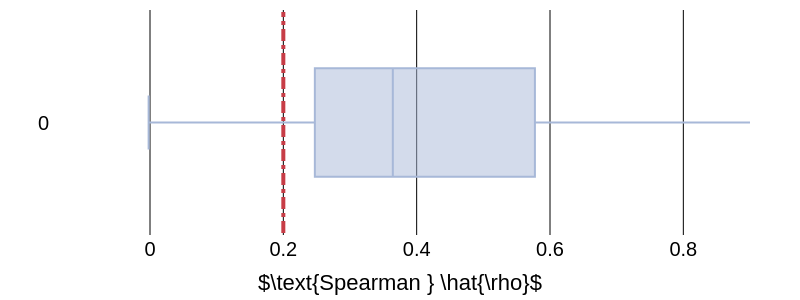

The code cell stored with this chart in its notebook:
### Code cell
# Data for histogram
values3 = list(correlation_list3.values())
custom_colorscale = ['#F4A300', '#c73d47']

# Create the histogram with density normalization
fig2 = px.box(
    values3,
    labels={'x': 'Correlation Coefficient', 'y': 'Density'},
    title=None,
    color_discrete_sequence=['#a7b8d8'],  # Set the color to a shade of orange
    orientation='h'
)   

# Update layout for presentation
fig2.update_layout(
    template='plotly_white',
    margin=dict(l=50, r=50, t=10, b=50),  # Adjust margins for a balanced look
    autosize=True,
    yaxis_title=None,  # Explicit y-axis title
    xaxis_title=r'$\text{Spearman } \hat{\rho}$',  # Explicit x-axis title
    yaxis_title_font=dict(size=22),  # Adjust y-axis font size
    xaxis_title_font=dict(size=22),  # Adjust x-axis font size
    font=dict(size=20, color = 'black', family = 'Arial'),  # General font size for labels and titles
    width=800,  # Set figure width (optional for better control)
    height=300,  # Set figure height (optional for better control)
    showlegend=False  # Remove the legend
)

fig2.add_shape(
    type="line",
    x0=0.2, y0=-0.5, x1=0.2, y1=0.5,
    line=dict(color="#c73d47", width=4, dash="dashdot"),
)

fig2.update_xaxes(
    showticklabels=True,
    showgrid=True,
    gridcolor='black',
    gridwidth=1,
    zeroline=True,
    zerolinecolor='black',
    zerolinewidth=1,
    range=[-0.15, 0.9],
    
)


# # Set transparency level and add a solid line around each bar
# fig2.update_traces(
#     opacity=1,  # Set the transparency (0 = fully transparent, 1 = fully opaque)
#     marker_line_color='black',  # Color of the line around each bar
#     marker_line_width=1.5  # Width of the line around each bar
# )

fig2.update_xaxes(range=[-0.15, 0.9])
fig2.write_image('correlation_coefficient_box.pdf')
fig2.show()

### Figure 1 — Plotly figure (JSON) as saved in the notebook; plotly's stock layout.template omitted (floating-point values rounded to 4 significant figures; data arrays with more than 128 entries replaced by an {"elided": "..."} marker saying what was removed)
{"data": [{"alignmentgroup": "True", "hovertemplate": "value=%{x}<br>variable=%{y}<extra></extra>", "legendgroup": "", "marker": {"color": "#a7b8d8"}, "name": "", "notched": false, "offsetgroup": "", "orientation": "h", "showlegend": false, "type": "box", "x": {"elided": "137 float values"}, "x0": " ", "xaxis": "x", "y": {"elided": "137 str values"}, "y0": " ", "yaxis": "y"}], "layout": {"autosize": true, "boxmode": "group", "font": {"color": "black", "family": "Arial", "size": 20}, "height": 300, "legend": {"tracegroupgap": 0}, "margin": {"b": 50, "l": 50, "r": 50, "t": 10}, "shapes": [{"line": {"color": "#c73d47", "dash": "dashdot", "width": 4}, "type": "line", "x0": 0.2, "x1": 0.2, "y0": -0.5, "y1": 0.5}], "showlegend": false, "width": 800, "xaxis": {"anchor": "y", "domain": [0, 1], "gridcolor": "black", "gridwidth": 1, "range": [-0.15, 0.9], "showgrid": true, "showticklabels": true, "title": {"font": {"size": 22}, "text": "$\\text{Spearman } \\hat{\\rho}$"}, "zeroline": true, "zerolinecolor": "black", "zerolinewidth": 1}, "yaxis": {"anchor": "x", "domain": [0, 1], "title": {"font": {"size": 22}}}}}
